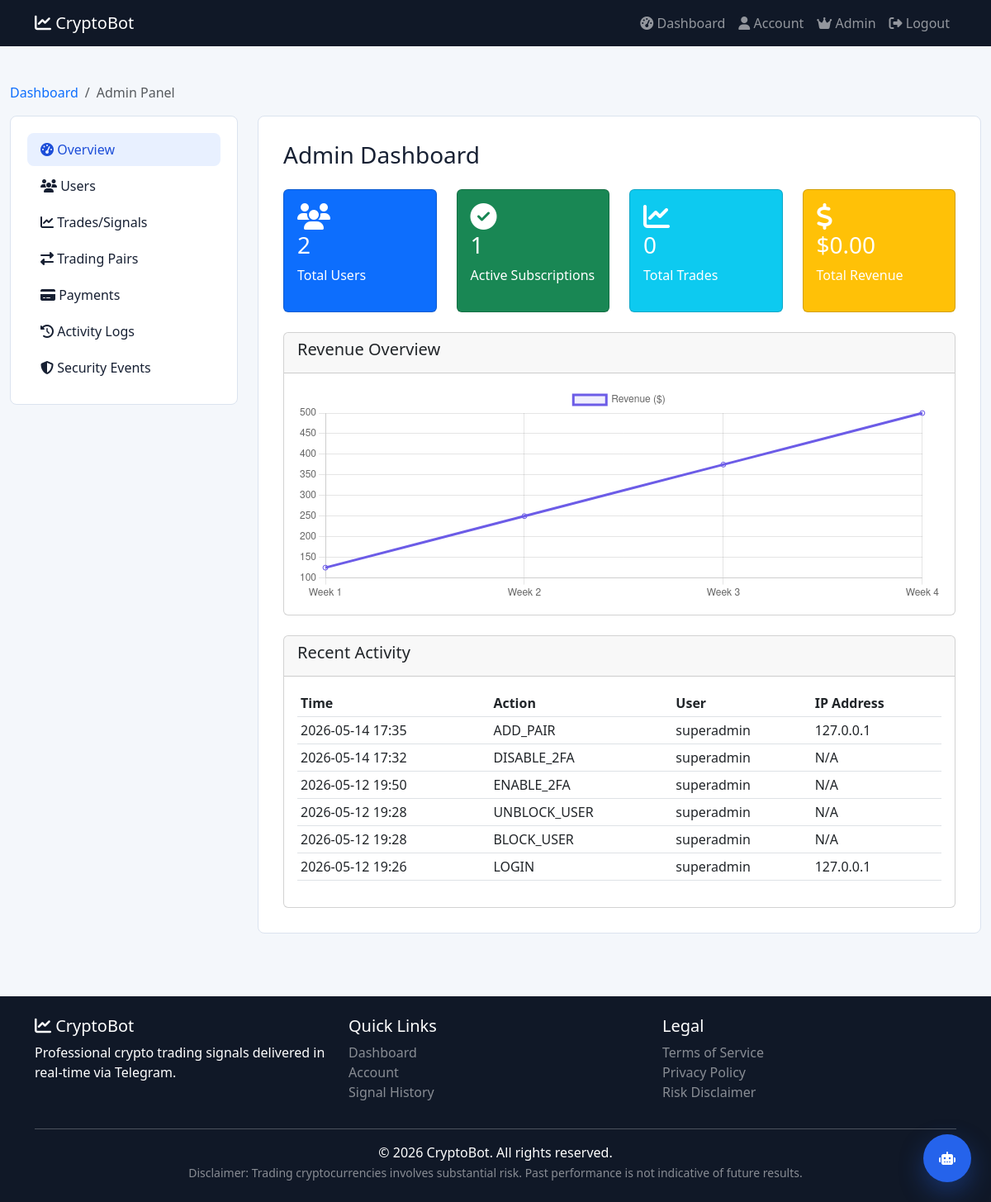
The page /admin (signed in) on the database its author committed.
### database/models.py (models this page shows, shortened)
class AdminLog(db.Model):
    __tablename__ = 'admin_logs'
    id = db.Column(db.Integer, primary_key=True)
    admin_id = db.Column(db.Integer, db.ForeignKey('users.id'), nullable=False)
    action_type = db.Column(db.String(50), nullable=False)
    description = db.Column(db.Text, nullable=False)
    ip_address = db.Column(db.String(45), nullable=True)
    user_agent = db.Column(db.String(200), nullable=True)
    timestamp = db.Column(db.DateTime, default=datetime.utcnow)

class User(UserMixin, db.Model):
    __tablename__ = 'users'
    id = db.Column(db.Integer, primary_key=True)
    email = db.Column(db.String(120), unique=True, nullable=False)
    username = db.Column(db.String(80), unique=True, nullable=False)
    password_hash = db.Column(db.String(200), nullable=False)
    role = db.Column(db.String(20), default='user')  # super_admin, admin, teacher, student, user
    subscription_status = db.Column(db.String(20), default='inactive')  # active, inactive, demo
    is_active = db.Column(db.Boolean, default=True)
    is_blocked = db.Column(db.Boolean, default=False)
    telegram_chat_id = db.Column(db.String(50), nullable=True)
    twofa_secret = db.Column(db.String(50), nullable=True)
    twofa_enabled = db.Column(db.Boolean, default=False)
    demo_expiry = db.Column(db.DateTime, nullable=True)
    created_at = db.Column(db.DateTime, default=datetime.utcnow)
    last_login = db.Column(db.DateTime, nullable=True)
    subscriptions = db.relationship('Subscription', backref='user', lazy=True)
    payments = db.relationship('Payment', backref='user', lazy=True)
    trades_created = db.relationship('Trade', backref='creator', lazy=True)
    logs = db.relationship('AdminLog', backref='admin', lazy=True)

### app.py (the view)
@app.route('/admin')
@login_required
@role_required(['super_admin', 'admin'])
def admin_dashboard():
    stats = {
        'total_users': User.query.count(),
        'active_subscriptions': Subscription.query.filter_by(is_active=True).count(),
        'total_trades': Trade.query.count(),
        'pending_trades': Trade.query.filter_by(status='pending').count(),
        'total_payments': Payment.query.filter_by(status='completed').count(),
        'revenue': db.session.query(db.func.sum(Payment.amount)).filter_by(status='completed').scalar() or 0
    }
    logs = AdminLog.query.order_by(AdminLog.timestamp.desc()).limit(10).all()
    return render_template('admin/dashboard.html', stats=stats, logs=logs)

### app.py (called while the page is built)
@app.context_processor
def inject_template_globals():
    return {'current_year': datetime.utcnow().year}

@login_manager.user_loader
def load_user(user_id):
    return User.query.get(int(user_id))

### templates/admin/dashboard.html (shortened to what this page needs)
{% extends "includes/header.html" %}
{% block content %}
<div class="dashboard-container">
    <div class="container-fluid">
        <div class="row">
            <div class="col-md-12">
                <nav aria-label="breadcrumb">
                    <ol class="breadcrumb">
                        <li class="breadcrumb-item"><a href="{{ url_for('dashboard') }}">Dashboard</a></li>
                        <li class="breadcrumb-item active">Admin Panel</li>
                    </ol>
                </nav>
            </div>
        </div>
        <div class="row">
            <div class="col-md-3">
                <div class="dashboard-sidebar">
                    <div class="nav flex-column">
                        <a class="nav-link active" href="{{ url_for('admin_dashboard') }}">
                            <i class="fas fa-tachometer-alt"></i> Overview
                        </a>
                        <a class="nav-link" href="{{ url_for('admin_users') }}">
                            <i class="fas fa-users"></i> Users
                        </a>
                        <a class="nav-link" href="{{ url_for('admin_trades') }}">
                            <i class="fas fa-chart-line"></i> Trades/Signals
                        </a>
                        <a class="nav-link" href="{{ url_for('admin_pairs') }}">
                            <i class="fas fa-exchange-alt"></i> Trading Pairs
                        </a>
                        <a class="nav-link" href="{{ url_for('admin_payments') }}">
                            <i class="fas fa-credit-card"></i> Payments
                        </a>
                        {% if current_user.role == 'super_admin' %}
                        <a class="nav-link" href="{{ url_for('admin_logs') }}">
                            <i class="fas fa-history"></i> Activity Logs
                        </a>
                        <a class="nav-link" href="{{ url_for('security_events') }}">
                            <i class="fas fa-shield-alt"></i> Security Events
                        </a>
                        {% endif %}
                    </div>
                </div>
            </div>
            <div class="col-md-9">
                <div class="dashboard-content">
                    <h3>Admin Dashboard</h3>
                    <div class="row mt-4">
                        <div class="col-md-3">
                            <div class="card bg-primary text-white">
                                <div class="card-body">
                                    <i class="fas fa-users fa-2x"></i>
                                    <h3>{{ stats.total_users }}</h3>
                                    <p>Total Users</p>
                                </div>
                            </div>
                        </div>
                        <div class="col-md-3">
                            <div class="card bg-success text-white">
                                <div class="card-body">
                                    <i class="fas fa-check-circle fa-2x"></i>
                                    <h3>{{ stats.active_subscriptions }}</h3>
                                    <p>Active Subscriptions</p>
                                </div>
                            </div>
                        </div>
                        <div class="col-md-3">
                            <div class="card bg-info text-white">
                                <div class="card-body">
                                    <i class="fas fa-chart-line fa-2x"></i>
                                    <h3>{{ stats.total_trades }}</h3>
                                    <p>Total Trades</p>
                                </div>
                            </div>
                        </div>
                        <div class="col-md-3">
                            <div class="card bg-warning text-white">
                                <div class="card-body">
                                    <i class="fas fa-dollar-sign fa-2x"></i>
                                    <h3>${{ "%.2f"|format(stats.revenue) }}</h3>
                                    <p>Total Revenue</p>
                                </div>
                            </div>
                        </div>
                    </div>
                    <div class="row mt-4">
                        <div class="col-md-12">
                            <div class="card">
                                <div class="card-header">
                                    <h5>Revenue Overview</h5>
                                </div>
                                <div class="card-body">
                                    <canvas id="revenueChart" height="100"></canvas>
                                </div>
                            </div>
                        </div>
                    </div>
                    <div class="row mt-4">
                        <div class="col-md-12">
                            <div class="card">
                                <div class="card-header">
                                    <h5>Recent Activity</h5>
                                </div>
                                <div class="card-body">
                                    <div class="table-responsive">
                                        <table class="table table-sm">
                                            <thead>
                                                <tr>
                                                    <th>Time</th>
                                                    <th>Action</th>
                                                    <th>User</th>
                                                    <th>IP Address</th>
                                                </tr>
                                            </thead>
                                            <tbody>
                                                {% for log in logs %}
                                                <tr>
                                                    <td>{{ log.timestamp.strftime('%Y-%m-%d %H:%M') }}</td>
                                                    <td>{{ log.action_type }}</td>
                                                    <td>{{ log.admin.username }}</td>
                                                    <td>{{ log.ip_address or 'N/A' }}</td>
                                                </tr>
                                                {% endfor %}
                                            </tbody>
                                        </table>
                                    </div>
                                </div>
                            </div>
                        </div>
                    </div>
                </div>
            </div>
        </div>
    </div>
</div>
{% endblock %}
{% block scripts %}
<script>
    // Revenue Chart
    const ctx = document.getElementById('revenueChart').getContext('2d');
    new Chart(ctx, {
        type: 'line',
        data: {
            labels: ['Week 1', 'Week 2', 'Week 3', 'Week 4'],
            datasets: [{
                label: 'Revenue ($)',
                data: [125, 250, 375, 500],
                borderColor: '#6c5ce7',
                backgroundColor: 'rgba(108, 92, 231, 0.1)',
                tension: 0.4
            }]
        },
        options: {
            responsive: true,
            maintainAspectRatio: true
        }
    });
</script>
{% endblock %}

### templates/includes/header.html (shortened to what this page needs)
<!DOCTYPE html>
<html lang="en">
<head>
    <link href="https://cdn.jsdelivr.net/npm/bootstrap@5.3.0/dist/css/bootstrap.min.css" rel="stylesheet">
    <link href="https://cdnjs.cloudflare.com/ajax/libs/font-awesome/6.4.0/css/all.min.css" rel="stylesheet">
    <link href="{{ url_for('static', filename='css/style.css') }}" rel="stylesheet">
    <link href="{{ url_for('static', filename='css/chatbot.css') }}" rel="stylesheet">
</head>
<body>
    <nav class="navbar navbar-expand-lg navbar-dark bg-dark">
        <div class="container">
            <a class="navbar-brand" href="{{ url_for('dashboard') if current_user.is_authenticated else url_for('index') }}">
                <i class="fas fa-chart-line"></i> CryptoBot
            </a>
            <div class="collapse navbar-collapse" id="navbarNav">
                {% if current_user.is_authenticated %}
                <ul class="navbar-nav ms-auto">
                    <li class="nav-item">
                        <a class="nav-link" href="{{ url_for('dashboard') }}">
                            <i class="fas fa-tachometer-alt"></i> Dashboard
                        </a>
                    </li>
                    <li class="nav-item">
                        <a class="nav-link" href="{{ url_for('account') }}">
                            <i class="fas fa-user"></i> Account
                        </a>
                    </li>
                    {% if current_user.role in ['super_admin', 'admin'] %}
                    <li class="nav-item">
                        <a class="nav-link" href="{{ url_for('admin_dashboard') }}">
                            <i class="fas fa-crown"></i> Admin
                        </a>
                    </li>
                    {% endif %}
                    <li class="nav-item">
                        <a class="nav-link" href="{{ url_for('logout') }}">
                            <i class="fas fa-sign-out-alt"></i> Logout
                        </a>
                    </li>
                </ul>
                {% endif %}
            </div>
        </div>
    </nav>
    {% block content %}{% endblock %}
    <button class="chatbot-launcher" type="button" aria-label="Open support chat" data-chatbot-launcher>
        <i class="fas fa-robot"></i>
    </button>
  <footer class="footer bg-dark text-white mt-5 py-4">
    <div class="container">
        <div class="row">
            <div class="col-md-4">
                <h5><i class="fas fa-chart-line"></i> CryptoBot</h5>
                <p>Professional crypto trading signals delivered in real-time via Telegram.</p>
            </div>
            <div class="col-md-4">
                <h5>Quick Links</h5>
                <ul class="list-unstyled">
                    {% if current_user.is_authenticated %}
                    <li><a href="{{ url_for('dashboard') }}" class="text-white-50">Dashboard</a></li>
                    <li><a href="{{ url_for('account') }}" class="text-white-50">Account</a></li>
                    <li><a href="{{ url_for('signals') }}" class="text-white-50">Signal History</a></li>
                    {% else %}
                    <li><a href="{{ url_for('index') }}#features" class="text-white-50">Features</a></li>
                    <li><a href="{{ url_for('index') }}#pricing" class="text-white-50">Pricing</a></li>
                    <li><a href="{{ url_for('login') }}" class="text-white-50">Login</a></li>
                    {% endif %}
                </ul>
            </div>
            <div class="col-md-4">
                <h5>Legal</h5>
                <ul class="list-unstyled">
                    <li><a href="#" class="text-white-50">Terms of Service</a></li>
                    <li><a href="#" class="text-white-50">Privacy Policy</a></li>
                    <li><a href="#" class="text-white-50">Risk Disclaimer</a></li>
                </ul>
            </div>
        </div>
        <hr>
        <div class="text-center">
            <p class="mb-0">&copy; {{ current_year }} CryptoBot. All rights reserved.</p>
            <small class="text-white-50">Disclaimer: Trading cryptocurrencies involves substantial risk. Past performance is not indicative of future results.</small>
        </div>
    </div>
</footer>
{% block scripts %}{% endblock %}
</body>
</html>

### static/css/style.css (style rules this page uses)
:root { --primary: #2563eb; --primary-dark: #1d4ed8; --secondary: #14b8a6; --ink: #172033; --muted: #667085; --surface: #ffffff; --soft-surface: #f4f7fb; --dark: #101827; --success: #059669; --danger: #dc2626; --warning: #f59e0b; --border: #dbe3ef; --shadow: 0 18px 45px rgba(23, 32, 51, 0.12); }
* { box-sizing: border-box; margin: 0; padding: 0; }
body { background: var(--soft-surface); color: var(--ink); font-family: "Segoe UI", Tahoma, Geneva, Verdana, sans-serif; min-height: 100vh; }
a { text-decoration: none; }
.navbar.bg-dark, .footer.bg-dark { background: var(--dark) !important; }
.dashboard-container { background: var(--soft-surface); min-height: calc(100vh - 80px); padding: 28px 0; }
.dashboard-sidebar, .dashboard-content { background: white; border: 1px solid var(--border); border-radius: 8px; }
.dashboard-sidebar { margin-bottom: 20px; padding: 20px; }
.dashboard-content { padding: 30px; }
.dashboard-sidebar .nav-link { border-radius: 8px; color: var(--ink); margin-bottom: 4px; }
.dashboard-sidebar .nav-link.active, .dashboard-sidebar .nav-link:hover { background: #e8f0ff; color: var(--primary-dark); }
.footer { margin-top: auto; padding: 30px 0; }

### static/css/chatbot.css (style rules this page uses)
.chatbot-launcher { align-items: center; background: #2563eb; border: 0; border-radius: 50%; bottom: 24px; box-shadow: 0 12px 30px rgba(37, 99, 235, 0.35); color: white; display: flex; height: 58px; justify-content: center; position: fixed; right: 24px; width: 58px; z-index: 1050; }

### rows shown on the page
AdminLog: timestamp "2026-05-14 17:35", action_type "ADD_PAIR", admin.username "superadmin", ip_address "127.0.0.1"
AdminLog: timestamp "2026-05-14 17:32", action_type "DISABLE_2FA", admin.username "superadmin", ip_address "N/A"
AdminLog: timestamp "2026-05-12 19:50", action_type "ENABLE_2FA", admin.username "superadmin", ip_address "N/A"
AdminLog: timestamp "2026-05-12 19:28", action_type "UNBLOCK_USER", admin.username "superadmin", ip_address "N/A"
AdminLog: timestamp "2026-05-12 19:28", action_type "BLOCK_USER", admin.username "superadmin", ip_address "N/A"
AdminLog: timestamp "2026-05-12 19:26", action_type "LOGIN", admin.username "superadmin", ip_address "127.0.0.1"

### other values the page prints
{{ stats.total_users }} "2"
{{ stats.active_subscriptions }} "1"
{{ stats.total_trades }} "0"
{{ "%.2f"|format(stats.revenue) }} "0.00"
